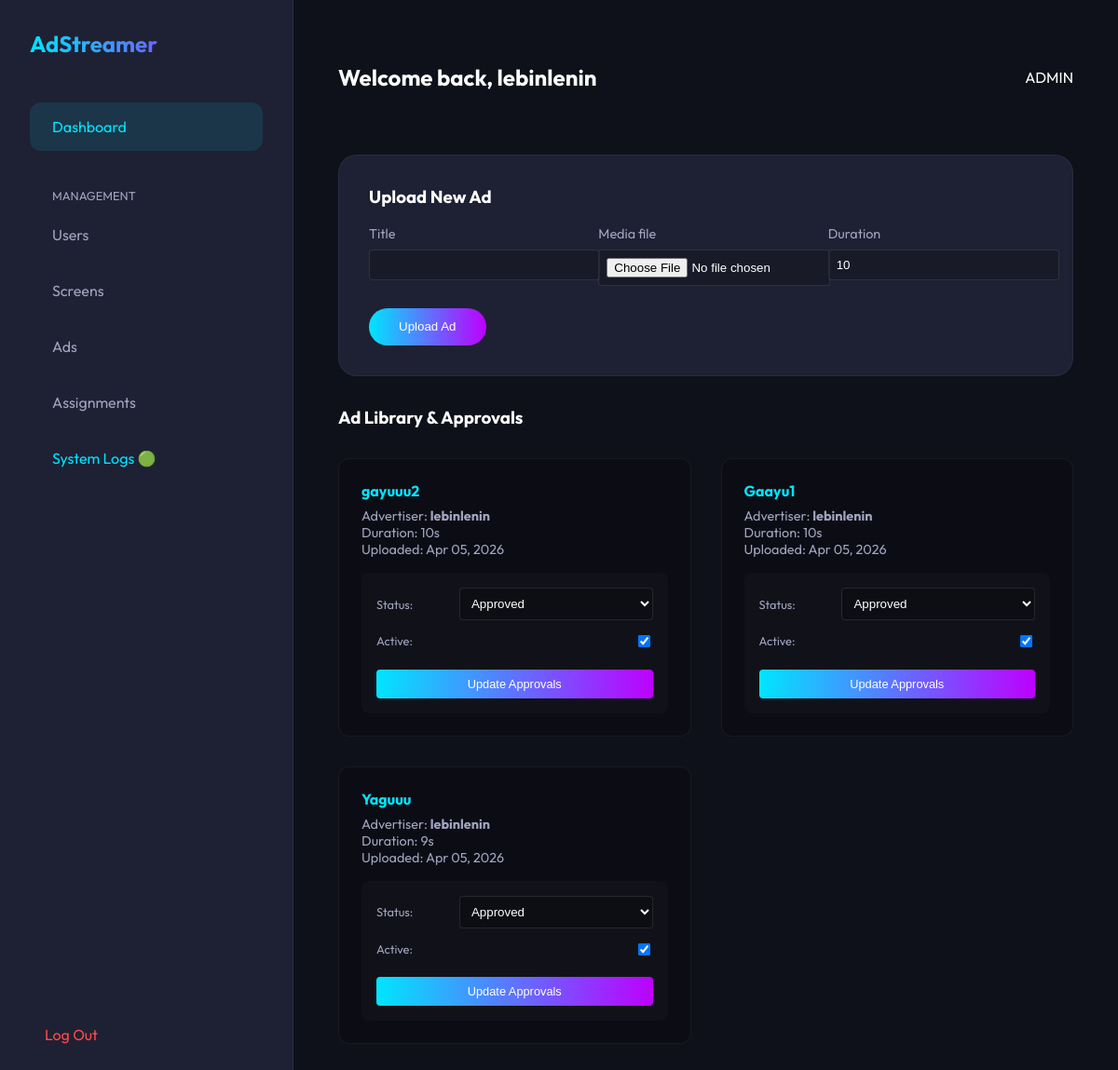
/accounts/dashboard/admin/ads/ (signed in), run on an earlier commit of the app's database.
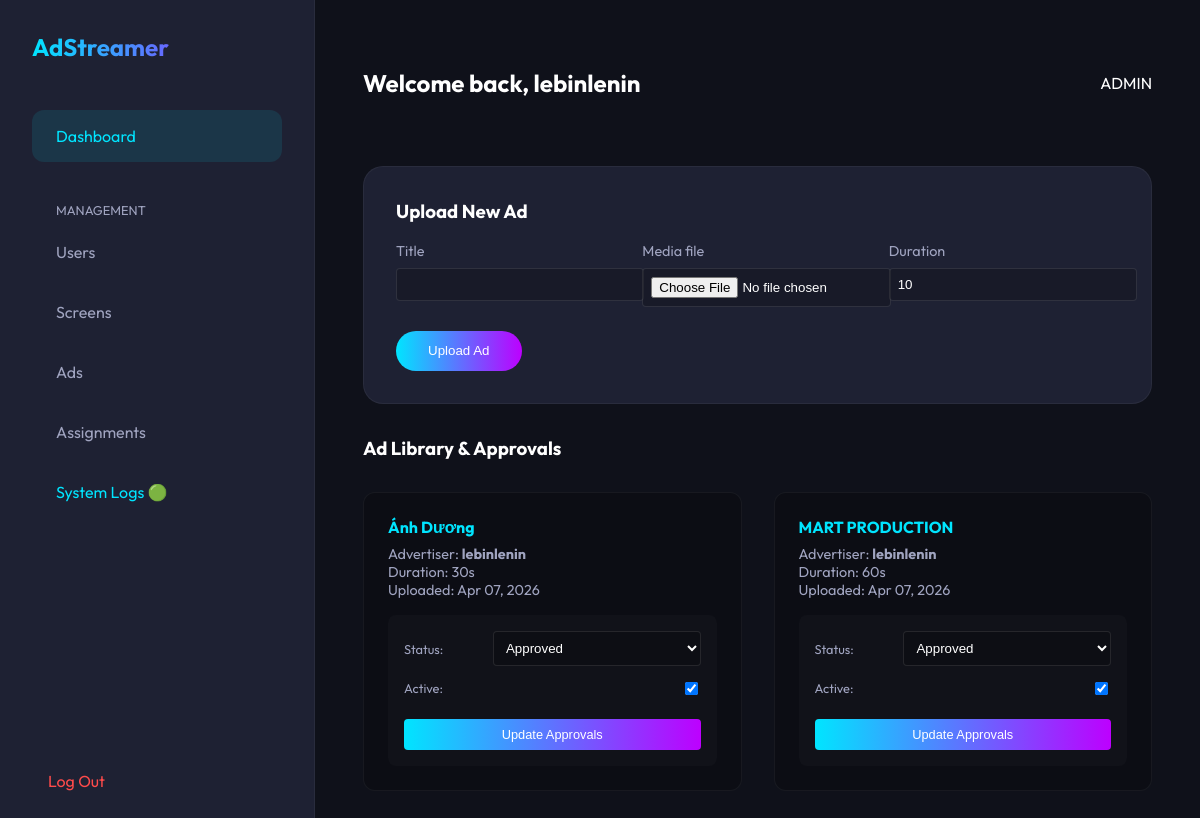
And on a later commit of the database.
### accounts/models.py (models this page shows)
class User(AbstractUser):
    ROLE_CHOICES = (
        ('ADMIN', 'Admin'),
        ('ADVERTISER', 'Advertiser'),
    )
    role = models.CharField(max_length=20, choices=ROLE_CHOICES, default='ADMIN')

### content/models.py (models this page shows, shortened)
class Ad(models.Model):
    title = models.CharField(max_length=255)
    advertiser = models.ForeignKey(User, on_delete=models.CASCADE, related_name='ads')
    media_file = models.FileField(upload_to='ads/')
    duration = models.PositiveIntegerField(default=10, help_text="Duration in seconds")
    is_active = models.BooleanField(default=True)
    approval_status = models.CharField(max_length=50, choices=(('PENDING', 'Pending'), ('APPROVED', 'Approved'), ('REJECTED', 'Rejected')), default='PENDING')
    created_at = models.DateTimeField(auto_now_add=True)

### accounts/views.py (the view, shortened to what this page needs)
# urls.py: path('dashboard/admin/ads/', views.admin_ads, name='admin_ads'),
@login_required
def admin_ads(request):
    if request.user.role != 'ADMIN':
        return redirect('dashboard')
    ads = Ad.objects.all().order_by('-created_at')
    upload_form = AdUploadForm()
    return render(request, 'accounts/admin_ads.html', {'ads': ads, 'upload_form': upload_form})

### accounts/forms.py
class AdUploadForm(forms.ModelForm):
    class Meta:
        model = Ad
        fields = ['title', 'media_file', 'duration']

### accounts/templates/accounts/admin_ads.html (shortened to what this page needs)
{% extends 'base.html' %}
{% block content %}
<div class="card" style="margin-bottom: 2rem;">
    <h3 style="margin-top: 0;">Upload New Ad</h3>
    <form method="post" enctype="multipart/form-data">
        <div style="display: grid; grid-template-columns: repeat(auto-fit, minmax(200px, 1fr)); gap: 1rem;">
            {% for field in upload_form %}
                <div>
                    <label style="display:block; color: var(--text-muted); margin-bottom: 0.5rem; font-size: 0.9rem;">{{ field.label }}</label>
                    {{ field }}
                </div>
            {% endfor %}
        </div>
        <button type="submit" class="btn" style="margin-top: 1.5rem;">Upload Ad</button>
    </form>
</div>
<h3 style="margin-top: 0; margin-bottom: 2rem;">Ad Library & Approvals</h3>
<div class="grid">
    {% for ad in ads %}
    <div class="ad-card">
        <h4 style="margin-top: 0; margin-bottom: 0.5rem; color: var(--primary);">{{ ad.title }}</h4>
        <div style="font-size: 0.9rem; color: var(--text-muted); margin-bottom: 1rem;">
            Advertiser: <strong>{{ ad.advertiser.username }}</strong><br>
            Duration: {{ ad.duration }}s<br>
            Uploaded: {{ ad.created_at|date:"M d, Y" }}
        </div>
        <form method="post" style="display: flex; flex-direction: column; gap: 0.8rem; background: rgba(255,255,255,0.02); padding: 1rem; border-radius: 8px;">
            <div style="display: flex; justify-content: space-between; align-items: center;">
                <label style="font-size: 0.8rem; color: var(--text-muted);">Status:</label>
                <select name="approval_status" style="width: 70%;">
                    <option value="APPROVED" {% if ad.approval_status == 'APPROVED' %}selected{% endif %}>Approved</option>
                </select>
            </div>
            <div style="display: flex; justify-content: space-between; align-items: center;">
                <label style="font-size: 0.8rem; color: var(--text-muted);">Active:</label>
                <input type="checkbox" name="is_active" style="width: auto; cursor: pointer;" {% if ad.is_active %}checked{% endif %}>
            </div>
            <button type="submit" class="btn btn-small" style="margin-top: 0.5rem;">Update Approvals</button>
        </form>
    </div>
    {% empty %}
    <p style="color: var(--text-muted);">No ads have been uploaded to the system yet.</p>
    {% endfor %}
</div>
{% endblock %}

### accounts/templates/base.html (shortened to what this page needs)
<!DOCTYPE html>
<html lang="en">
<head>
</head>
<body>
    <div class="sidebar">
        <a href="/" class="logo">AdStreamer</a>
        <a href="/" class="nav-link active">Dashboard</a>
        {% if request.user.role == 'ADMIN' %}
        <div style="margin-top: 2rem; color: var(--text-muted); font-size: 0.8rem; text-transform: uppercase; padding: 0 1.5rem; margin-bottom: 0.5rem;">Management</div>
        <a href="{% url 'admin_users' %}" class="nav-link">Users</a>
        <a href="{% url 'admin_screens' %}" class="nav-link">Screens</a>
        <a href="{% url 'admin_ads' %}" class="nav-link">Ads</a>
        <a href="{% url 'admin_assignments' %}" class="nav-link">Assignments</a>
        <a href="{% url 'admin_system_logs' %}" class="nav-link" style="color: var(--primary);">System Logs 🟢</a>
        {% endif %}{% block sidebar_extra %}{% endblock %}
        <a href="{% url 'logout' %}" class="logout-btn">Log Out</a>
    </div>
    <div class="main-content">
        <div class="header-top">
            <h2>Welcome back, {{ request.user.username }}</h2>
            <div class="user-role">{{ request.user.role }}</div>
        </div>
        {% block content %}{% endblock %}
    </div>
</body>
</html>

### accounts/templates/base.html (style rules this page uses)
:root { --bg: #0f111a; --surface: #1e2133; --surface-hover: #2a2d42; --primary: #00e5ff; --secondary: #bd00ff; --text: #ffffff; --text-muted: #a0a4c0; }
body { background-color: var(--bg); color: var(--text); font-family: 'Outfit', sans-serif; margin: 0; display: flex; min-height: 100vh; }
.sidebar { width: 250px; background: var(--surface); padding: 2rem; display: flex; flex-direction: column; border-right: 1px solid rgba(255,255,255,0.05); }
.logo { font-size: 1.5rem; font-weight: 700; background: linear-gradient(90deg, var(--primary), var(--secondary)); background-clip: text; -webkit-background-clip: text; -webkit-text-fill-color: transparent; margin-bottom: 3rem; display: block; text-decoration: none; }
.nav-link { padding: 1rem 1.5rem; color: var(--text-muted); text-decoration: none; border-radius: 12px; margin-bottom: 0.5rem; transition: all 0.3s ease; }
.nav-link:hover, .nav-link.active { background: rgba(0, 229, 255, 0.1); color: var(--primary); }
.main-content { flex: 1; padding: 3rem; overflow-y: auto; }
.header-top { display: flex; justify-content: space-between; align-items: center; margin-bottom: 3rem; }
.card { background: var(--surface); border-radius: 20px; padding: 2rem; border: 1px solid rgba(255,255,255,0.05); transition: transform 0.3s ease, box-shadow 0.3s ease; }
.grid { display: grid; grid-template-columns: repeat(auto-fit, minmax(300px, 1fr)); gap: 2rem; }
.btn { background: linear-gradient(90deg, var(--primary), var(--secondary)); color: white; padding: 0.8rem 2rem; border-radius: 30px; text-decoration: none; font-weight: 500; border: none; cursor: pointer; transition: opacity 0.3s ease; }
.logout-btn { margin-top: auto; color: #ff4b4b; text-decoration: none; padding: 1rem; border-radius: 12px; transition: background 0.3s; }

### accounts/templates/accounts/admin_ads.html (style rules this page uses)
select, input[type="text"], input[type="number"], input[type="file"] { width: 100%; padding: 0.5rem; background: rgba(0,0,0,0.2); border: 1px solid rgba(255,255,255,0.1); border-radius: 4px; color: white; }
.btn-small { padding: 0.5rem 1rem; border-radius: 4px; font-size: 0.8rem; }
.ad-card { background: rgba(0,0,0,0.2); border-radius: 12px; padding: 1.5rem; border: 1px solid rgba(255,255,255,0.05); }

What changed in the data, as far as the page shows it:
removed Ad: title "gayuuu2", advertiser.username "lebinlenin", duration "10", created_at "Apr 05, 2026", approval_status "Approved", is_active "☑"
removed Ad: title "Gaayu1", advertiser.username "lebinlenin", duration "10", created_at "Apr 05, 2026", approval_status "Approved", is_active "☑"
removed Ad: title "Yaguuu", advertiser.username "lebinlenin", duration "9", created_at "Apr 05, 2026", approval_status "Approved", is_active "☑"
added Ad: title "Ánh Dương", advertiser.username "lebinlenin", duration "30", created_at "Apr 07, 2026", approval_status "Approved", is_active "☑"
added Ad: title "MART PRODUCTION", advertiser.username "lebinlenin", duration "60", created_at "Apr 07, 2026", approval_status "Approved", is_active "☑"
